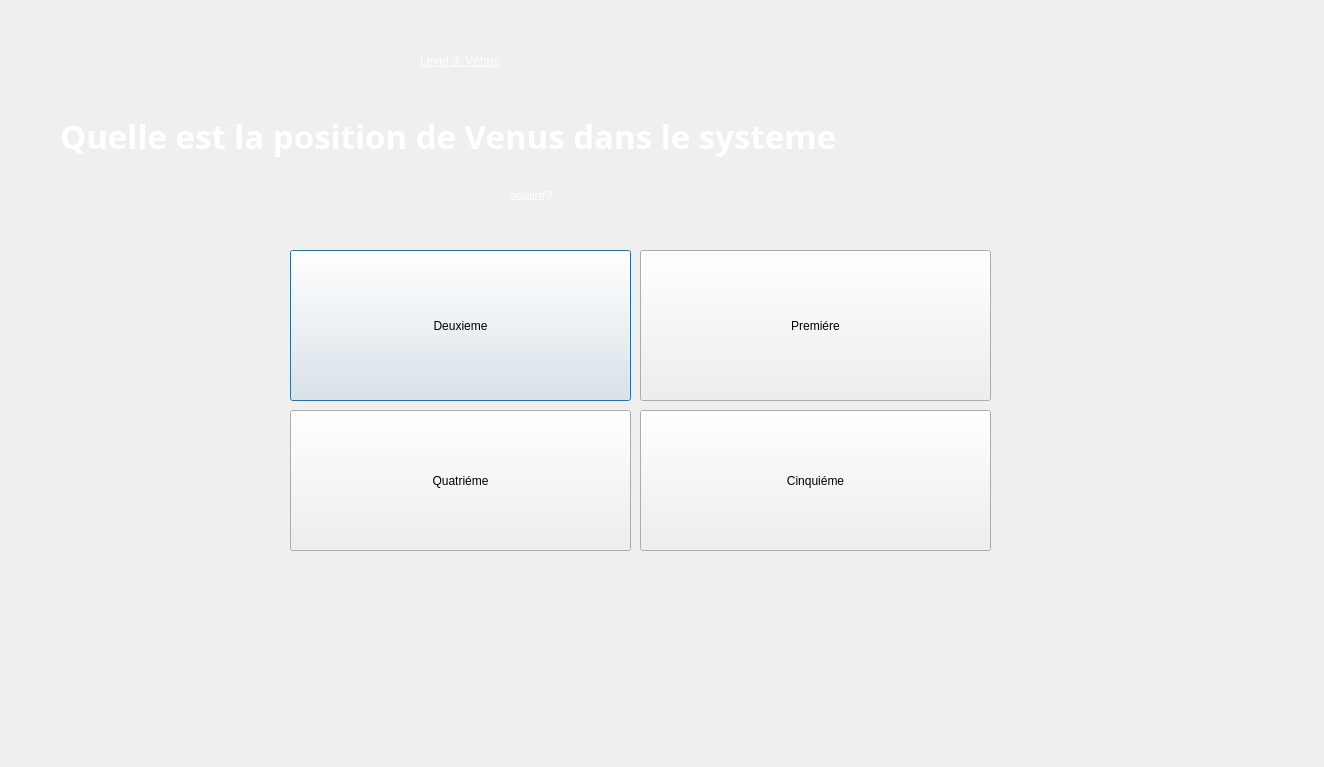
<?xml version="1.0" encoding="UTF-8"?>
<ui version="4.0">
 <class>Dialog8</class>
 <widget class="QDialog" name="Dialog8">
  <property name="geometry">
   <rect>
    <x>0</x>
    <y>0</y>
    <width>1324</width>
    <height>767</height>
   </rect>
  </property>
  <property name="windowTitle">
   <string>Dialog</string>
  </property>
  <widget class="QLabel" name="label">
   <property name="geometry">
    <rect>
     <x>60</x>
     <y>100</y>
     <width>1141</width>
     <height>71</height>
    </rect>
   </property>
   <property name="font">
    <font>
     <family>Segoe Script</family>
     <pointsize>25</pointsize>
     <italic>false</italic>
     <bold>true</bold>
    </font>
   </property>
   <property name="styleSheet">
    <string notr="true">font: 700 25pt &quot;Segoe Script&quot;;
color: rgb(255, 255, 255);</string>
   </property>
   <property name="text">
    <string>Quelle est la position de Venus dans le systeme </string>
   </property>
  </widget>
  <widget class="QPushButton" name="pushButton">
   <property name="geometry">
    <rect>
     <x>290</x>
     <y>250</y>
     <width>341</width>
     <height>151</height>
    </rect>
   </property>
   <property name="text">
    <string>Deuxieme</string>
   </property>
  </widget>
  <widget class="QPushButton" name="pushButton_2">
   <property name="geometry">
    <rect>
     <x>640</x>
     <y>250</y>
     <width>351</width>
     <height>151</height>
    </rect>
   </property>
   <property name="text">
    <string>Premiére</string>
   </property>
  </widget>
  <widget class="QPushButton" name="pushButton_3">
   <property name="geometry">
    <rect>
     <x>290</x>
     <y>410</y>
     <width>341</width>
     <height>141</height>
    </rect>
   </property>
   <property name="text">
    <string>Quatriéme</string>
   </property>
  </widget>
  <widget class="QPushButton" name="pushButton_4">
   <property name="geometry">
    <rect>
     <x>640</x>
     <y>410</y>
     <width>351</width>
     <height>141</height>
    </rect>
   </property>
   <property name="text">
    <string>Cinquiéme</string>
   </property>
  </widget>
  <widget class="QLabel" name="label_2">
   <property name="geometry">
    <rect>
     <x>500</x>
     <y>30</y>
     <width>141</width>
     <height>51</height>
    </rect>
   </property>
   <property name="text">
    <string/>
   </property>
  </widget>
  <widget class="QLabel" name="label_3">
   <property name="geometry">
    <rect>
     <x>420</x>
     <y>20</y>
     <width>341</width>
     <height>81</height>
    </rect>
   </property>
   <property name="styleSheet">
    <string notr="true">
font: 700 22pt &quot;Segoe UI&quot;;
text-decoration: underline;
color: rgb(255, 255, 255);</string>
   </property>
   <property name="text">
    <string>Level 3: Vénus</string>
   </property>
  </widget>
  <widget class="QLabel" name="label_4">
   <property name="geometry">
    <rect>
     <x>510</x>
     <y>160</y>
     <width>201</width>
     <height>71</height>
    </rect>
   </property>
   <property name="styleSheet">
    <string notr="true">font: 700 25pt &quot;Segoe Script&quot;;
color: rgb(255, 255, 255);</string>
   </property>
   <property name="text">
    <string>solaire?</string>
   </property>
  </widget>
 </widget>
 <resources/>
 <connections/>
</ui>
